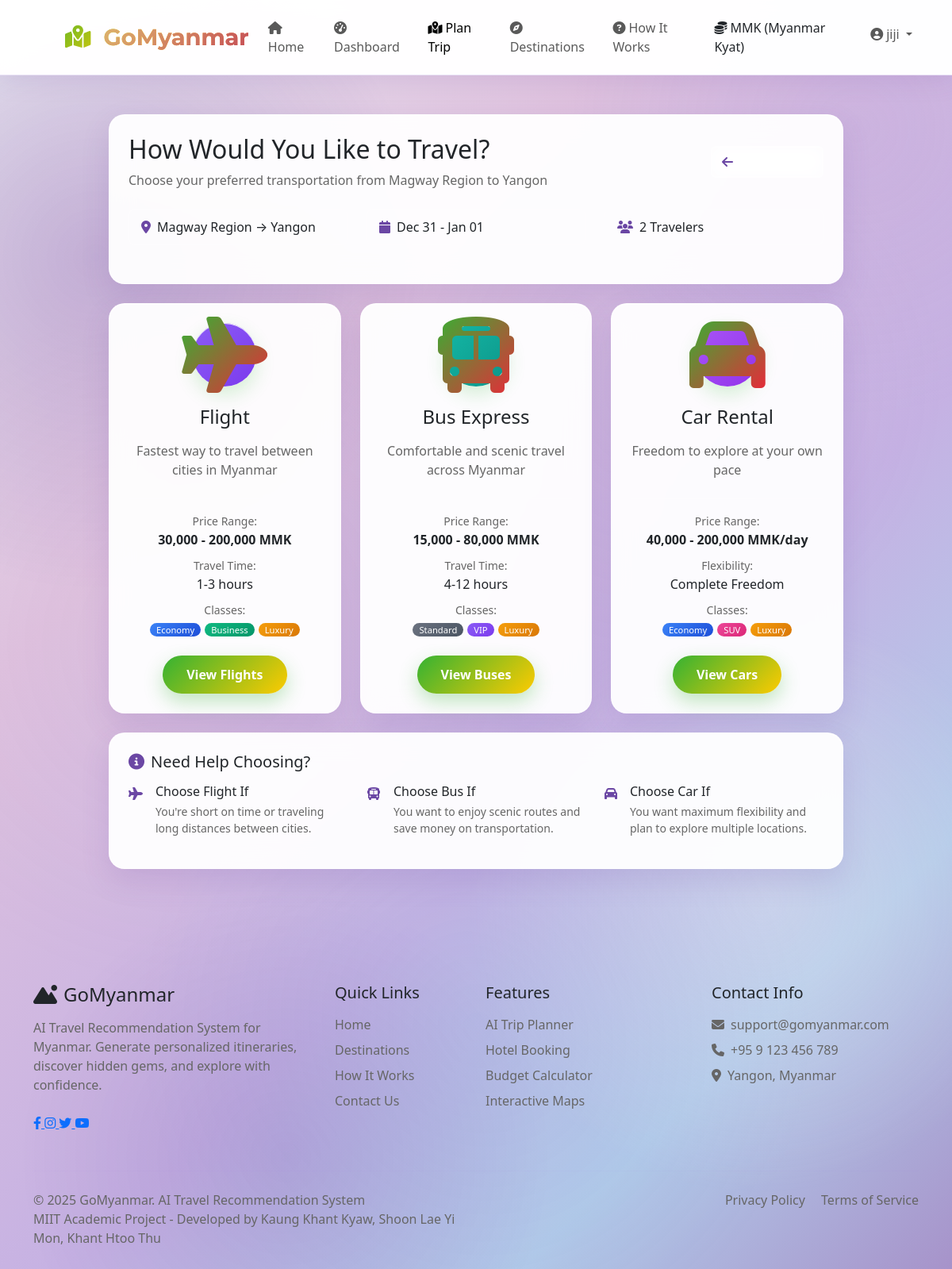
/planner/select-transport-category/1/ (signed in), run on an earlier commit of the app's database.
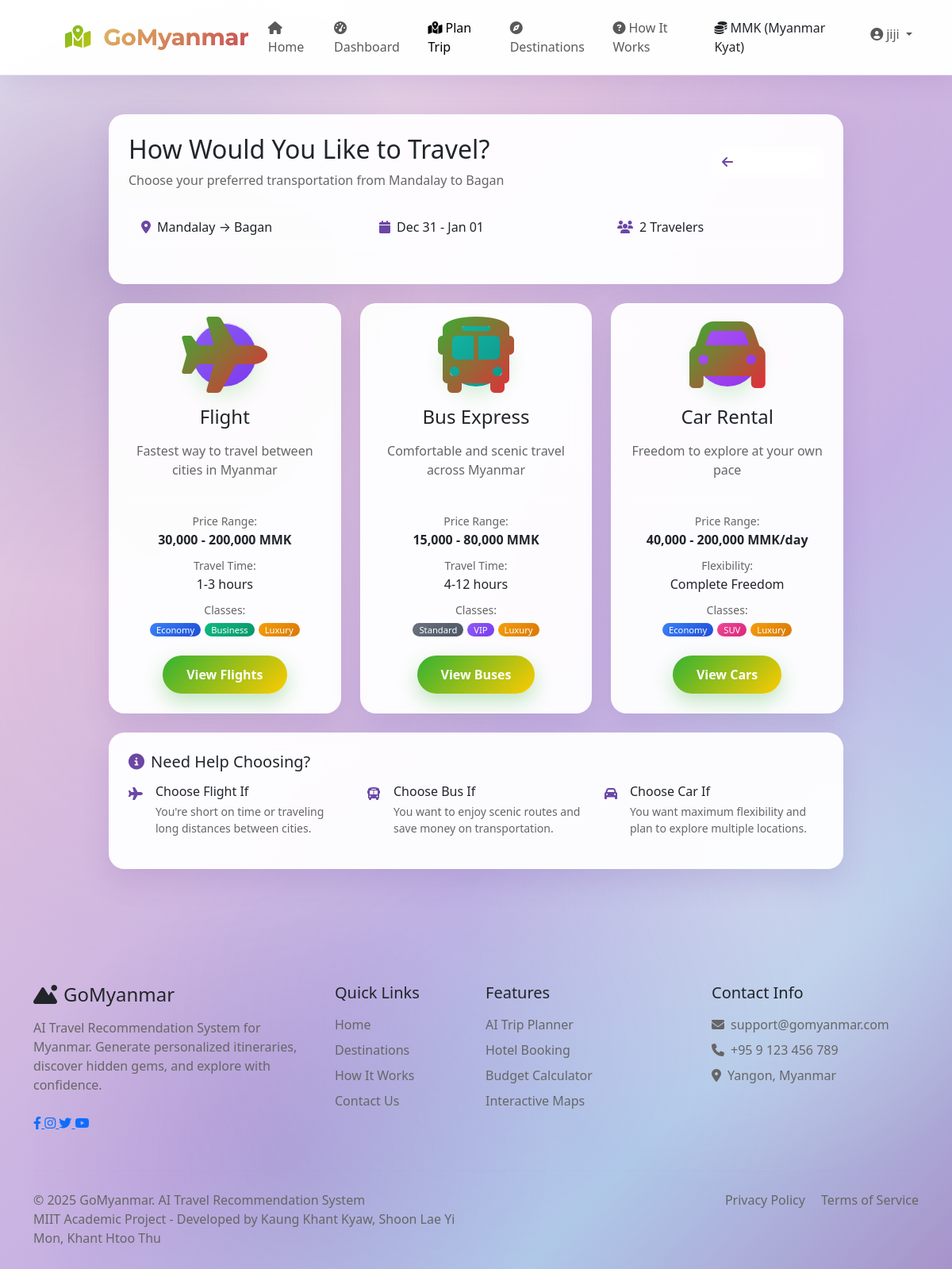
And on a later commit of the database.
### planner/models.py (models this page shows, shortened)
class TripPlan(models.Model):
    user = models.ForeignKey(User, on_delete=models.CASCADE, related_name='trips')
    origin = models.ForeignKey(
        Destination,
        on_delete=models.CASCADE,
        related_name='departing_trips',
        verbose_name='From',
        default=1
    )
    destination = models.ForeignKey(Destination, on_delete=models.CASCADE, related_name='arriving_trips', verbose_name='To')
    start_date = models.DateField()
    end_date = models.DateField()
    travelers = models.IntegerField(default=1)
    budget_range = models.CharField(max_length=20, choices=[
        ('low', 'Budget'),
        ('medium', 'Medium'),
        ('high', 'Luxury'),
    ])
    accommodation_type = models.CharField(max_length=20, blank=True)
    selected_hotel = models.ForeignKey(Hotel, on_delete=models.SET_NULL, null=True, blank=True)
    transportation_preference = models.CharField(max_length=20, blank=True)
    selected_transport = models.JSONField(default=dict, blank=True)
    status = models.CharField(max_length=20, default='draft', choices=[
        ('draft', 'Draft'),
        ('planning', 'Planning'),
        ('booked', 'Booked'),
        ('completed', 'Completed'),
        ('cancelled', 'Cancelled'),
    ])
    notes = models.TextField(blank=True)
    created_at = models.DateTimeField(auto_now_add=True)
    updated_at = models.DateTimeField(auto_now=True)
    class Meta:
        ordering = ['-created_at']

class Destination(models.Model):
    name = models.CharField(max_length=100)
    region = models.CharField(max_length=100)
    type = models.CharField(max_length=50, choices=[
        ('city', 'City'),
        ('town', 'Town'),
        ('attraction', 'Attraction'),
        ('state', 'State'),
        ('region', 'Region'),
        ('union_territory', 'Union Territory')
    ])
    latitude = models.DecimalField(max_digits=9, decimal_places=6, null=True, blank=True)
    longitude = models.DecimalField(max_digits=9, decimal_places=6, null=True, blank=True)
    description = models.TextField(blank=True)
    image = models.ImageField(upload_to='destinations/', blank=True, null=True)
    is_active = models.BooleanField(default=True)
    created_at = models.DateTimeField(auto_now_add=True)
    updated_at = models.DateTimeField(auto_now=True)
    default_airlines = models.ManyToManyField(Airline, blank=True,
        help_text="Default airlines for this destination")
    class Meta:
        ordering = ['name']

### planner/views.py (the view)
# urls.py: path('select-transport-category/<int:trip_id>/', views.SelectTransportCategoryView.as_view(), name='select_transport_category'),
class SelectTransportCategoryView(LoginRequiredMixin, View):
    template_name = 'planner/transport_category.html'
    def get(self, request, trip_id):
        trip = get_object_or_404(TripPlan, id=trip_id, user=request.user)
        context = {'trip': trip}
        return render(request, self.template_name, context)

### planner/context_processors.py (called while the page is built)
def leaflet_config(request):
    return {
        'LEAFLET_CONFIG': settings.LEAFLET_CONFIG,
        'USE_GOOGLE_MAPS': False,
        'MAP_PROVIDER': 'leaflet'
    }

### users/models.py (called while the page is built)
    def is_admin_user(self):
        return self.user_type == 'admin' or self.is_staff or self.is_superuser

### templates/planner/transport_category.html (shortened to what the changed rows need)
{% extends 'base.html' %}
{% load static %}
{% block content %}
<div class="container py-5 mt-5">
    <div class="row">
        <div class="col-lg-10 mx-auto">
            <div class="card-glass p-4 mb-4">
                <div class="d-flex justify-content-between align-items-center mb-4">
                    <div>
                        <h2 class="mb-2">How Would You Like to Travel?</h2>
                        <p class="text-gray mb-0">Choose your preferred transportation from {{ trip.origin.name }} to {{ trip.destination.name }}</p>
                    </div>
                </div>
                <div class="row mb-4">
                    <div class="col-md-4">
                        <div class="info-box">
                            <i class="fas fa-map-marker-alt text-primary me-2"></i>
                            <span>{{ trip.origin.name }} → {{ trip.destination.name }}</span>
                        </div>
                    </div>
                    <div class="col-md-4">
                        <div class="info-box">
                            <i class="fas fa-calendar text-primary me-2"></i>
                            <span>{{ trip.start_date|date:"M d" }} - {{ trip.end_date|date:"M d" }}</span>
                        </div>
                    </div>
                    <div class="col-md-4">
                        <div class="info-box">
                            <i class="fas fa-users text-primary me-2"></i>
                            <span>{{ trip.travelers }} Traveler{{ trip.travelers|pluralize }}</span>
                        </div>
                    </div>
                </div>
            </div>
        </div>
    </div>
</div>
{% endblock %}

What changed in the data, as far as the page shows it:
changed TripPlan "Dec 31": origin.name "Magway Region" → "Mandalay"; destination.name "Yangon" → "Bagan"
